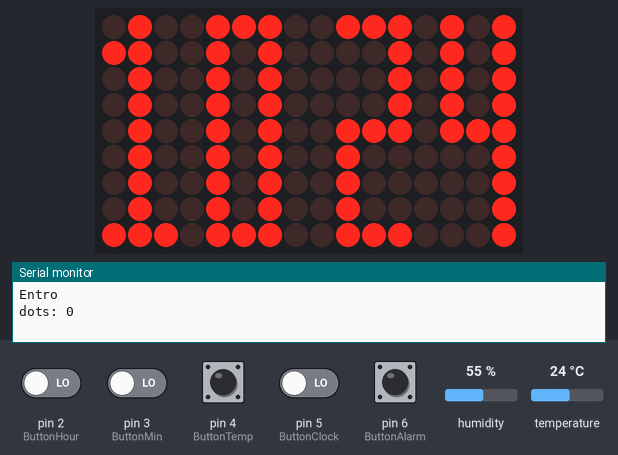
The sketch below on a simulated Arduino Uno, built with avr-gcc and run on an emulated ATmega328P. Parts: 16×9 LED matrix, the last lines printed to the serial monitor. The inputs (shaded band) are chosen by the test bench; at power-on: pin 2 (ButtonHour), pin 3 (ButtonMin), pin 4 (ButtonTemp), pin 5 (ButtonClock), pin 6 (ButtonAlarm) LOW, humidity 55 %, temperature 24 °C. The local clock reads 2024-03-15 10:24:30 at power-on unless the sketch sets it.

Above: at 1.8 s.
1.9 s: pin 4 (ButtonTemp) pulled HIGH for 0.15 s
At 2.3 s:
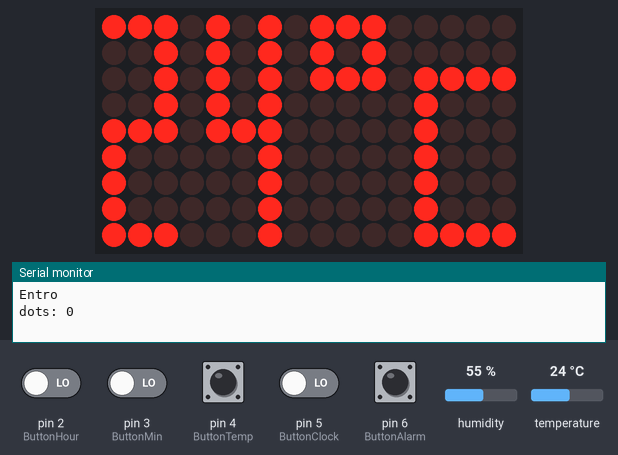
5.0 s: pin 2 (ButtonHour) driven HIGH and pin 3 (ButtonMin) driven HIGH
At 7.8 s:
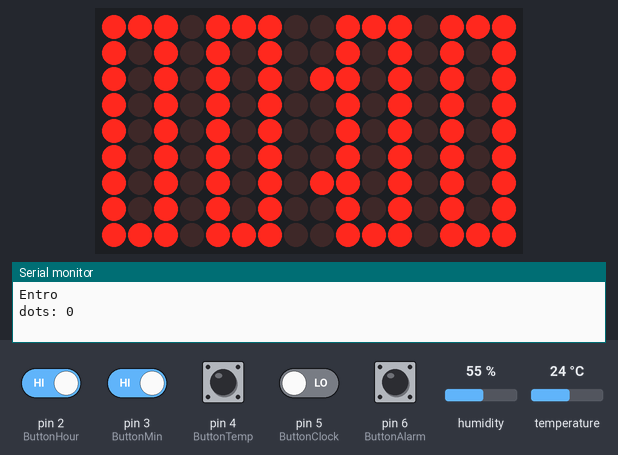
8.0 s: pin 3 (ButtonMin) driven LOW and pin 5 (ButtonClock) driven HIGH
At 10.7 s:
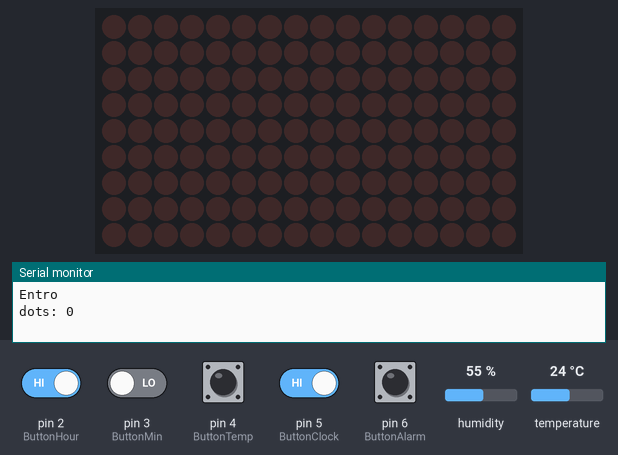
11.0 s: pin 5 (ButtonClock) driven LOW
At 12.08 s:
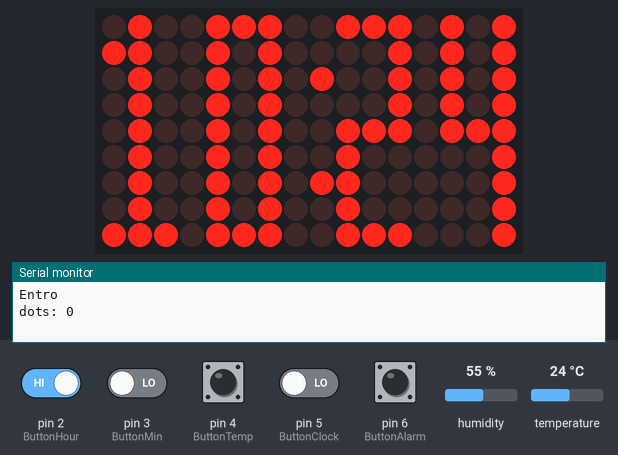
14.0 s: pin 6 (ButtonAlarm) pulled HIGH for 1 s
At 15.3 s:
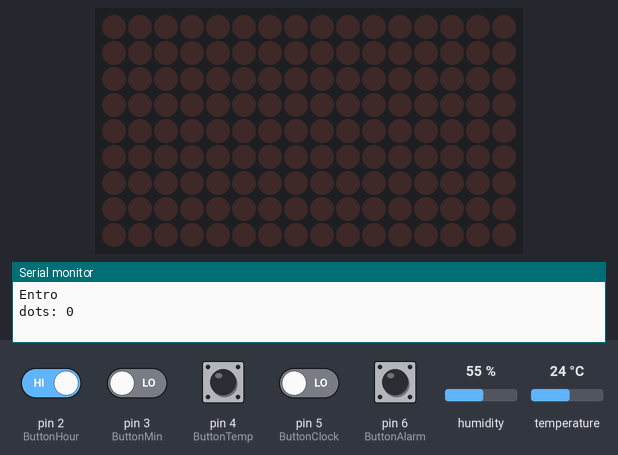
18.0 s: pin 2 (ButtonHour) driven LOW
At 20.3 s:
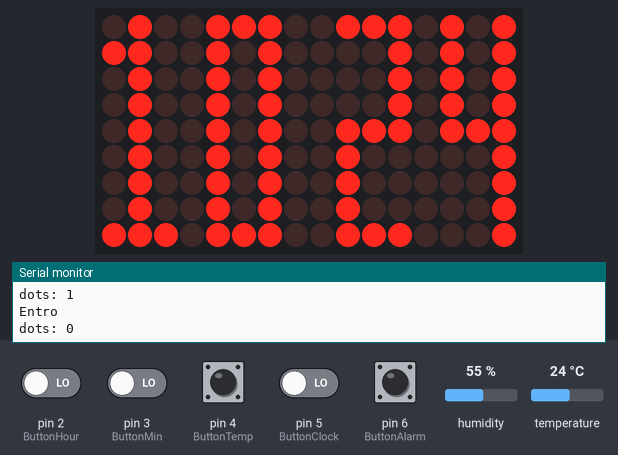
Timing chart, 0 to 21.8 s (numbered marks = the images above; inputs shaded):
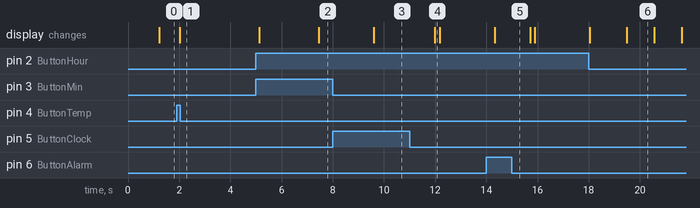

Measured:
- after the input at 1.9 s, the display: changes after 0.12 s (image 1)
- after the input at 8.0 s, the display: changes after 1.6 s (image 3)
- after the input at 11.0 s, the display: changes after 0.99 s (image 4)
- after the input at 14.0 s, the display: changes after 0.32 s (image 5)
- what the display in image 6 shows lasts 1.1 s, from 19.5 s to 20.6 s

The sketch:

finale.ino
```cpp
#include "variables.h"
#include "clock.h"
#include "alarm.h"
#include "led.h"
#include <DHT.h>

void updateTime(){ //LASCIATO QUA PER CONVENIENZA
    DateTime date=rtc.now();
    if (date.minute()!=previousMinute){
        previousMinute=date.minute();
    }
    if (date.hour()!=previousHour){
        previousHour=date.hour();
    }
    matrix.clear();
    print_time(true, previousHour, previousMinute);
}

void showTemp(){
  DHT dht(tempSens, DHTTYPE); // Initialize DHT sensor for normal 16mhz Arduino

  dht.begin();

  humidity=dht.readHumidity();
  temperature=dht.readTemperature();

  // Serial.print("Temperatura: "); // Serial.println(temperature);
  // Serial.print("Umidità: "); // Serial.println(humidity);
  matrix.clear();
  print_temp(temperature>-1?temperature:0);
  delay(3000);
  matrix.clear();
  print_hum(humidity);
  delay(2000);
  matrix.clear();
  print_time(true, previousHour, previousMinute);
}

void setup(){
    Serial.begin(9600);
    pinMode(ButtonHour, INPUT);
    pinMode(ButtonMin, INPUT);
    pinMode(ButtonTemp, INPUT);
    pinMode(ButtonAlarm, INPUT);
    pinMode(ButtonClock, INPUT);
    if (!(matrix.begin())){
        while(1);
    }
    updateTime();
}

short count=1;
bool dots=false;

void loop(){
    if (count==60*SECOND){
        updateTime();
        count=1;
    }
    if (count%SECOND==0){
        Serial.println("Entro");
        Serial.print("dots: "); Serial.println(dots);
        print_time(dots, previousHour, previousMinute);
        dots=!dots;
    }
    if(ALARM && previousMinute==alarmMinute && previousHour==alarmHour){
        set_alarm();
        ALARM=false;
    }
    if(digitalRead(ButtonTemp)==HIGH){
        showTemp();
    }
    if(digitalRead(ButtonHour)==HIGH|| digitalRead(ButtonMin)==HIGH){
        matrix.clear();
        print_time(true, alarmHour, alarmMinute);
        delay(SECOND*2);
        matrix.clear();
        print_time(true, previousHour, previousMinute);
    }
    if(digitalRead(ButtonAlarm)==HIGH){
        wanna_alarm();
    }
    if (digitalRead(ButtonClock)==HIGH){
        modify_clock();
    }
    count++;
    delay(1);
}
```

alarm.cpp
```cpp
#include"alarm.h"

short counter=3;
short app_hour=0, app_min=0;

void close_alarm(){
    matrix.clear();
    while(counter<3 && digitalRead(ButtonAlarm)==HIGH){
        counter++;
        delay(SECOND);
    }
    if (counter==3){
        if (alarmHour==app_hour && alarmMinute==app_min){
            ALARM=false;
        }
        else {
            alarmHour=app_hour;
            alarmMinute=app_min;
        }
        flash();
    }
}

void wanna_alarm(){
    matrix.clear();
    while(counter>0 && digitalRead(ButtonAlarm)==HIGH){
        counter--;
        delay(SECOND);
    }
    flash();
    ALARM=true;
    app_hour=alarmHour;
    app_min=alarmMinute;
    counter=counter==0? counter:3;
    while(counter<3){
        if (digitalRead(ButtonAlarm)==HIGH){
            close_alarm();
            if (!ALARM){
                break;
            }
        }
        if (digitalRead(ButtonHour)==HIGH){
            if (app_hour==23){
                app_hour=0;
            }
            else {
                app_hour++;
            }
        }
        if (digitalRead(ButtonMin)==HIGH){
            if (app_min==59){
                app_min=0;
                if (app_hour==23){
                    app_hour=0;
                }
            }
            else {
                app_min++;
            }
        }
        matrix.clear();
        print_time(true, app_hour, app_min);
        delay(100);
    }
    matrix.clear();
    print_time(true, previousHour, previousMinute);
}

void set_alarm(){
    TMRpcm tmrpcm;
    tmrpcm.speakerPin = Speaker;

    if (!SD.begin(SDpin)) {
        // Serial.println("SD fail");
        return;
    }

    tmrpcm.setVolume(4);
    tmrpcm.play("allarm.wav");
    while(tmrpcm.isPlaying()){
        if(digitalRead(ButtonAlarm)==HIGH ||
                digitalRead(ButtonClock)==HIGH ||
                digitalRead(ButtonHour)==HIGH ||
                digitalRead(ButtonMin)==HIGH
                ){
            break;
        }
    }
    ALARM=false;
    tmrpcm.disable();
//  tmrpcm.stopPlayback();
//  delay(18000);
//  digitalWrite(10, LOW);
}
```

alarm.h
```cpp
#ifndef ALARM_H
#define ALARM_H

#include "variables.h"
#include "led.h"

#include <SPI.h>
#include <SD.h>
#include <TMRpcm.h>

void wanna_alarm();
void close_alarm();
void set_alarm();

#endif
```

clock.cpp
```cpp
#include "clock.h"

short counte=4;

void close_modify(){
    matrix.clear();
    while(counte<4 && digitalRead(ButtonClock)==HIGH){
        delay(SECOND);
        counte++;
    }
    flash();
}

void modify_clock(){
    matrix.clear();
    while(counte>0 && digitalRead(ButtonClock)==HIGH){
        counte--;
        delay(SECOND);
    }
    flash();
    if (counte==0){
        while(counte<4){
            counte=0;
            if (digitalRead(ButtonHour)==HIGH){
                if (previousHour==23){
                    previousHour=0;
                }
                else {
                    previousHour++;
                }
            }
            if (digitalRead(ButtonMin)==HIGH){
                if (previousMinute==59){
                    previousMinute=0;
                }
                else {
                    previousMinute++;
                }
            }
            if (digitalRead(ButtonClock)==HIGH){
                close_modify();
                if (counte==4)
                    break;
            }
            matrix.clear();
            print_time(true, previousHour, previousMinute);
            delay(100);
        }
        matrix.clear();
        DateTime old=rtc.now();
        rtc.adjust(DateTime(old.year(), old.month(), old.day(), previousHour, previousMinute, old.second()));
    }
    else {
        counte==4;
    }
    print_time(true, previousHour, previousMinute);
}
```

clock.h
```cpp
#ifndef CLOCK_H
#define CLOCK_H

#include "variables.h"
#include "led.h"

void modify_clock();
void close_modify();

#endif
```

led.cpp
```cpp
#include "led.h"

byte one[]= {B01000000,
             B11000000,
             B01000000,
             B01000000,
             B01000000,
             B01000000,
             B01000000,
             B01000000,
             B11100000
};

byte two[]= {B11100000,
             B00100000,
             B00100000,
             B00100000,
             B11100000,
             B10000000,
             B10000000,
             B10000000,
             B11100000
};

byte three[]= {B11100000,
               B00100000,
               B00100000,
               B00100000,
               B11100000,
               B00100000,
               B00100000,
               B00100000,
               B11100000
 };

byte four[]= {B10100000,
              B10100000,
              B10100000,
              B10100000,
              B11100000,
              B00100000,
              B00100000,
              B00100000,
              B00100000
};

byte five[]= {B11100000,
              B10000000,
              B10000000,
              B10000000,
              B11100000,
              B00100000,
              B00100000,
              B00100000,
              B11100000
};

byte six[]=  {B11100000,
              B10000000,
              B10000000,
              B10000000,
              B11100000,
              B10100000,
              B10100000,
              B10100000,
              B11100000
};

byte seven[]={B11100000,
              B00100000,
              B00100000,
              B00100000,
              B00100000,
              B00100000,
              B00100000,
              B00100000,
              B00100000
};

byte eight[]={B11100000,
              B10100000,
              B10100000,
              B10100000,
              B11100000,
              B10100000,
              B10100000,
              B10100000,
              B11100000
};

byte nine[]={ B11100000,
              B10100000,
              B10100000,
              B10100000,
              B11100000,
              B00100000,
              B00100000,
              B00100000,
              B11100000
};

byte zero[]={ B11100000,
              B10100000,
              B10100000,
              B10100000,
              B10100000,
              B10100000,
              B10100000,
              B10100000,
              B11100000
};

byte degree[]={ B11100000,
              B10100000,
              B11100000,
              B00000000,
              B00000000,
              B00000000,
              B00000000,
              B00000000,
              B00000000
};

byte sepClock[]={ B00000000,
              B00000000,
              B10000000,
              B00000000,
              B00000000,
              B00000000,
              B10000000,
              B00000000,
              B00000000
};

byte sepalarm[]={ B00000000,
              B00000000,
              B10000000,
              B00000000,
              B00000000,
              B00000000,
              B10000000,
              B00000000,
              B00000000
};

byte Celsius[]={ B0000000,
              B00000000,
              B11110000,
              B10000000,
              B10000000,
              B10000000,
              B10000000,
              B10000000,
              B11110000
};

byte percentage[]={
              B11001000,
              B11010000,
              B00010000,
              B00100000,
              B00100000,
              B00100000,
              B01000000,
              B01011000,
              B10011000
};

byte *noArray[] = {zero, one, two, three, four, five, six, seven, eight, nine};

void print_time(bool dots, short hh, short mm){
  String hour=int2String(hh);
  String min=int2String(mm);

  matrix.drawBitmap(0, 0, (byte*)(noArray[(int)(hour[0]-'0')]), 3, 9, LEDBRIGHTNESS);
  matrix.drawBitmap(4, 0, (byte*)(noArray[(int)(hour[1]-'0')]), 3, 9, LEDBRIGHTNESS);
  if(dots){
    if (ALARM){
      matrix.drawBitmap(8, 0, sepalarm, 3, 9, LEDBRIGHTNESS);
    }
    else{
      matrix.drawBitmap(8, 0, sepClock, 3, 9, LEDBRIGHTNESS);
    }
  }
  else {
    matrix.drawPixel(8, 2, 0);
    matrix.drawPixel(8, 6, 0);
    matrix.drawPixel(8, 3, 0);
    matrix.drawPixel(8, 7, 0);
  }
  matrix.drawBitmap(9, 0, (byte*)(noArray[(int)(min[0]-'0')]), 3, 9, LEDBRIGHTNESS);
  matrix.drawBitmap(13, 0, (byte*)(noArray[(int)(min[1]-'0')]), 3, 9, LEDBRIGHTNESS);
}

void print_temp(short tt){
  String temp=int2String(tt);

  matrix.drawBitmap(0, 0, (byte*)(noArray[(int)(temp[0]-'0')]), 3, 9, LEDBRIGHTNESS);
  matrix.drawBitmap(4, 0, (byte*)(noArray[(int)(temp[1]-'0')]), 3, 9, LEDBRIGHTNESS);
  matrix.drawBitmap(8, 0, (byte*)degree, 3, 9, LEDBRIGHTNESS);
  matrix.drawBitmap(12, 0, (byte*)Celsius, 4, 9, LEDBRIGHTNESS);
}


void print_hum(short uu){
  if (uu==100){//Fuck, are you in the Amazon rainforest??
    uu=99;
  }
  String hum=int2String(uu);

  matrix.drawBitmap(0, 0, (byte*)(noArray[(int)(hum[0]-'0')]), 3, 9, LEDBRIGHTNESS);
  matrix.drawBitmap(5, 0, (byte*)(noArray[(int)(hum[1]-'0')]), 3, 9, LEDBRIGHTNESS);
  matrix.drawBitmap(10, 0, percentage, 5, 9, LEDBRIGHTNESS);
}

void flash (){
  for (short x=0;x<15;x++){
    for (short y=0;y<8;y++){
      matrix.drawPixel(x, y, 255);
    }
  }
  matrix.clear();
}

String int2String(short i)  {
  String s = String(i);
  if (i < 10)  {
    s = '0'+s;
  }
  return s;
}
```

led.h
```cpp
#ifndef LED_H
#define LED_H

#include<Wire.h>
#include "variables.h"

void print_time(bool dots, short hh, short mm);
void print_temp(short tt);
void print_hum(short uu);
void flash();
String int2String (short i);

#endif
```

variables.cpp
```cpp
#include "variables.h"

// const short SDCS=7;
// const short SDMOSI=11;
// const short SDMISO=12;
// const short SDCLK=13;

// const short Sveglia=13;
// const short Clock=9;

RTC_DS3231 rtc;

short previousHour=-1;
short previousMinute=-1;
short previousSecond=-1;
// short previousDay=0;
// short previousMonth=0;
short alarmHour=0;
short alarmMinute=0;

short temperature=-253;
short humidity=0;

Adafruit_IS31FL3731 matrix = Adafruit_IS31FL3731();;
// short LEDBRIGHTNESS=30;

bool ALARM=false;
```

variables.h
```cpp
#ifndef VARIABLES_H
#define VARIABLES_H

#include <RTClib.h>
#include <Adafruit_IS31FL3731.h>

#define SECOND 1000

#define ButtonHour 2
#define ButtonMin 3
#define ButtonTemp 4
#define ButtonAlarm 6
#define ButtonClock 5

// extern  const short SDCS;
// extern  const short SDMOSI;
// extern  const short SDMISO;
// extern  const short SDCLK;

#define Speaker 9
#define SDpin 7

// extern  const short Sveglia;
// extern  const short Clock;

extern RTC_DS3231 rtc;

extern short previousHour;
extern short previousMinute;
extern short previousSecond;
// extern short previousDay;
// extern short previousMonth;

extern short alarmHour;
extern short alarmMinute;

extern short temperature;
extern short humidity;
extern short previousHour;
extern short previousMinute;
extern short previousSecond;
// extern short previousDay;
// extern short previousMonth;

extern short timerHour;
extern short timerMin;

extern short temperature;
extern short humidity;
#define tempSens 8
#define DHTTYPE 22

extern Adafruit_IS31FL3731 matrix;
#define LEDBRIGHTNESS 30
// extern const short BRIGHTNESSCTRL;
//extern short BRIGHTANLG;

extern bool ALARM;

#endif
```
